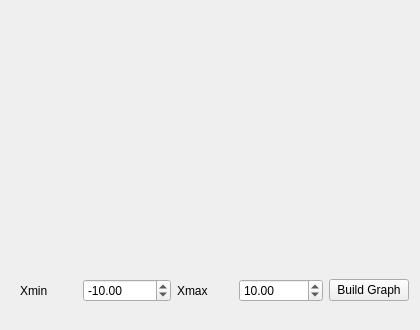
<?xml version="1.0" encoding="UTF-8"?>
<ui version="4.0">
 <class>graphwindow</class>
 <widget class="QWidget" name="graphwindow">
  <property name="geometry">
   <rect>
    <x>0</x>
    <y>0</y>
    <width>420</width>
    <height>330</height>
   </rect>
  </property>
  <property name="windowTitle">
   <string>graphwindow</string>
  </property>
  <widget class="QCustomPlot" name="graph" native="true">
   <property name="geometry">
    <rect>
     <x>50</x>
     <y>30</y>
     <width>291</width>
     <height>221</height>
    </rect>
   </property>
   <widget class="QLabel" name="label_error">
    <property name="geometry">
     <rect>
      <x>95</x>
      <y>175</y>
      <width>111</width>
      <height>20</height>
     </rect>
    </property>
    <property name="text">
     <string/>
    </property>
   </widget>
  </widget>
  <widget class="QWidget" name="horizontalLayoutWidget">
   <property name="geometry">
    <rect>
     <x>20</x>
     <y>270</y>
     <width>389</width>
     <height>41</height>
    </rect>
   </property>
   <layout class="QHBoxLayout" name="horizontalLayout">
    <item>
     <widget class="QLabel" name="label_Xmin">
      <property name="text">
       <string>Xmin</string>
      </property>
     </widget>
    </item>
    <item>
     <widget class="QDoubleSpinBox" name="doubleSpinBox_Xmin">
      <property name="minimum">
       <double>-999999.000000000000000</double>
      </property>
      <property name="maximum">
       <double>0.000000000000000</double>
      </property>
      <property name="value">
       <double>-10.000000000000000</double>
      </property>
     </widget>
    </item>
    <item>
     <widget class="QLabel" name="label_Xmax">
      <property name="text">
       <string>Xmax</string>
      </property>
     </widget>
    </item>
    <item>
     <widget class="QDoubleSpinBox" name="doubleSpinBox_Xmax">
      <property name="maximum">
       <double>999999.000000000000000</double>
      </property>
      <property name="value">
       <double>10.000000000000000</double>
      </property>
     </widget>
    </item>
    <item>
     <widget class="QPushButton" name="pushButton_build_graph">
      <property name="text">
       <string>Build Graph</string>
      </property>
     </widget>
    </item>
   </layout>
  </widget>
 </widget>
 <customwidgets>
  <customwidget>
   <class>QCustomPlot</class>
   <extends>QWidget</extends>
   <header>qcustomplot.h</header>
   <container>1</container>
  </customwidget>
 </customwidgets>
 <resources/>
 <connections/>
</ui>
